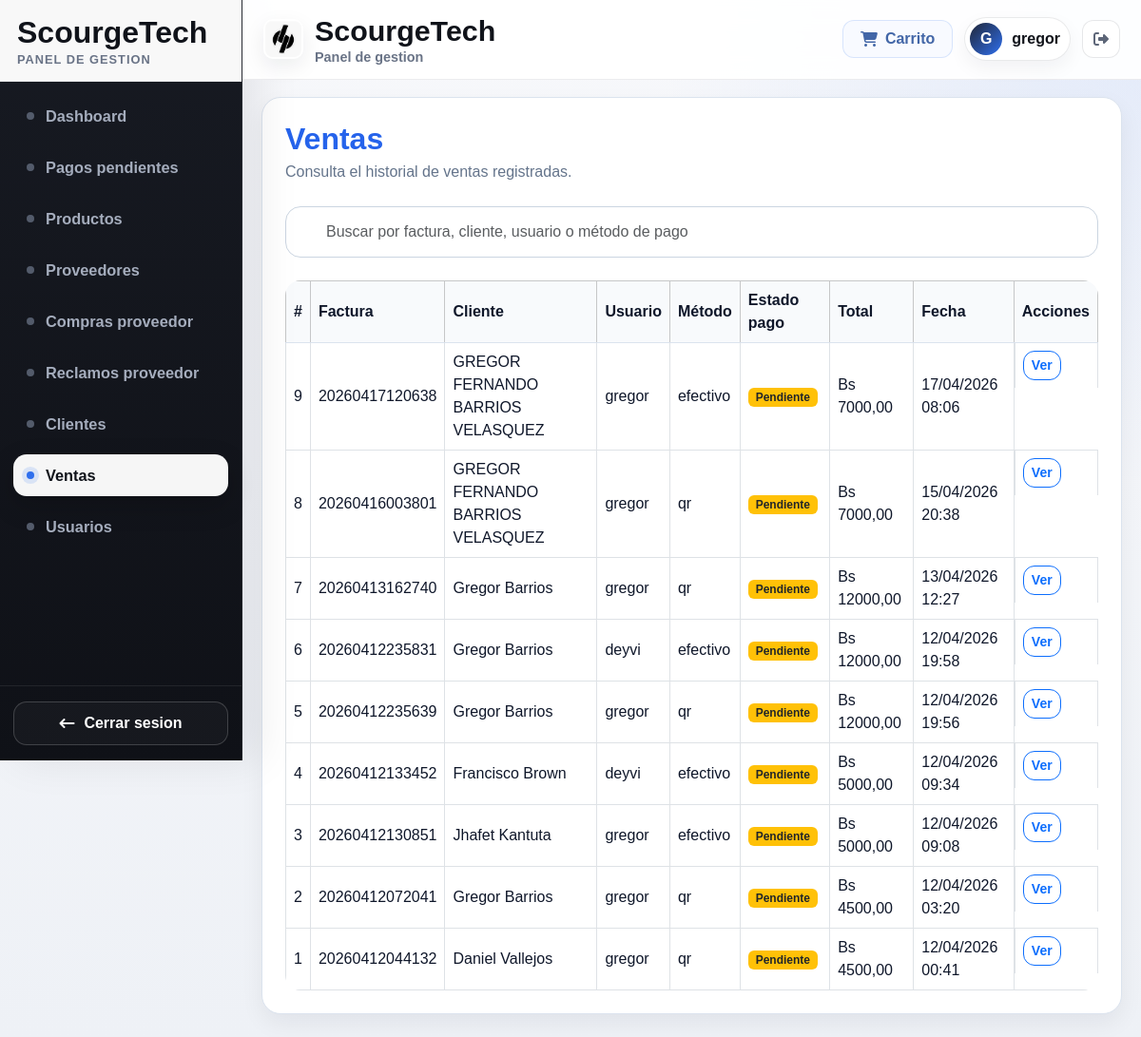
The app's page /tienda/ventas/ (signed in), older data.
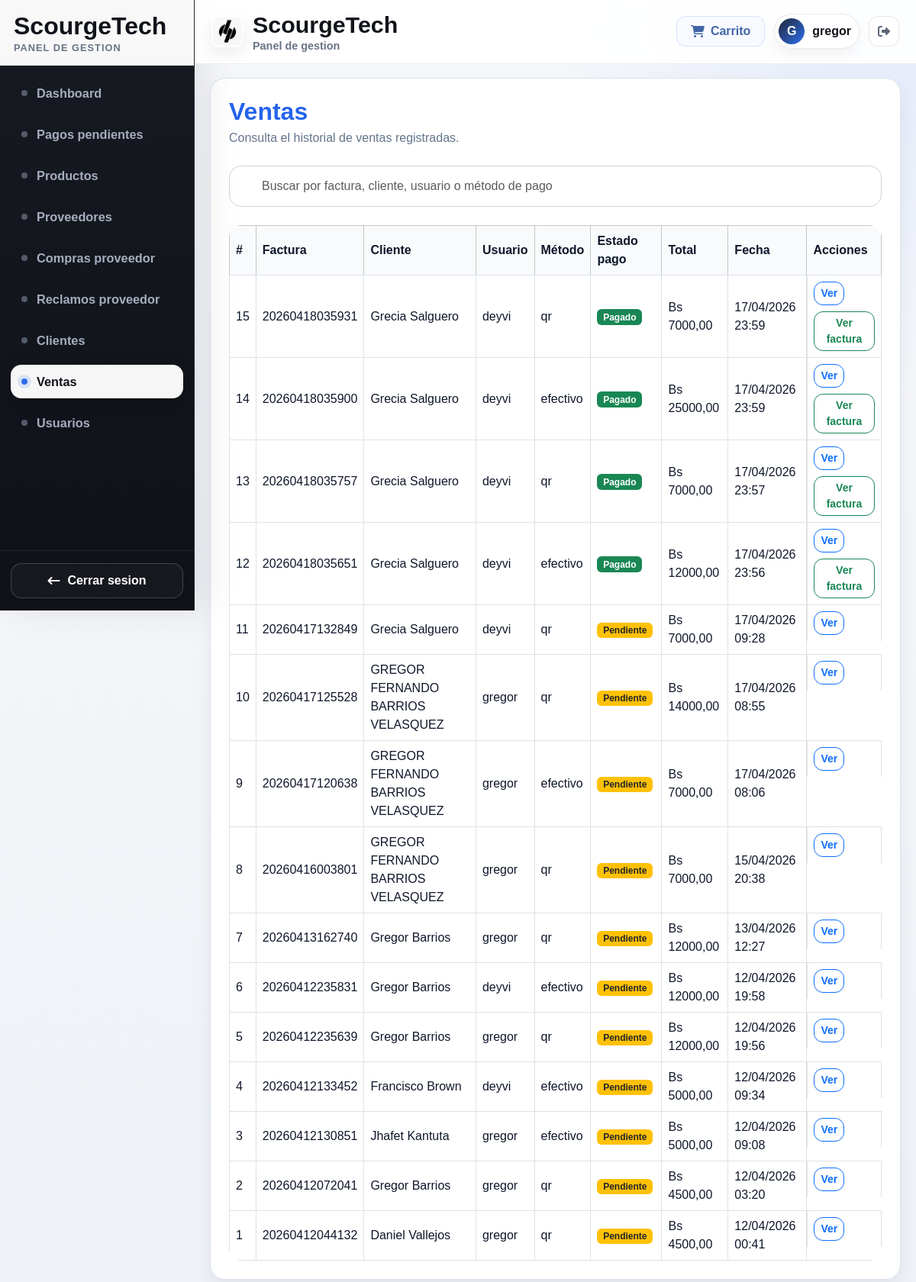
The same page, newer data.
### tienda/models.py (models this page shows, shortened)
class Venta(models.Model):
    cliente = models.ForeignKey(Cliente, on_delete=models.PROTECT, related_name='ventas')
    usuario = models.ForeignKey(User, on_delete=models.PROTECT, related_name='ventas_realizadas')
    numero_factura = models.CharField(max_length=30, unique=True)
    metodo_pago = models.CharField(max_length=20, choices=METODO_PAGO_CHOICES)
    subtotal = models.DecimalField(max_digits=10, decimal_places=2, default=0)
    descuento = models.DecimalField(max_digits=10, decimal_places=2, default=0)
    total = models.DecimalField(max_digits=10, decimal_places=2, default=0)
    estado_pago = models.CharField(
        max_length=20,
        choices=ESTADO_PAGO_CHOICES,
        default='pendiente'
    )
    notificacion_cliente_vista = models.BooleanField(default=False)
    fecha = models.DateTimeField(auto_now_add=True)

class Cliente(models.Model):
    user = models.OneToOneField(User, on_delete=models.SET_NULL, null=True, blank=True)
    nombres = models.CharField(max_length=100)
    apellidos = models.CharField(max_length=100)
    ci_nit = models.CharField(max_length=30)
    telefono = models.CharField(max_length=30)
    email = models.EmailField(blank=True)
    direccion = models.TextField(blank=True)
    estado = models.CharField(max_length=20, default='activo')

### tienda/views.py (the view, shortened to what this page needs)
# urls.py: path('ventas/', views.ventas_list, name='ventas_list'),
@login_required
@user_passes_test(es_staff_o_superuser)
def ventas_list(request):
    q = request.GET.get('q', '').strip()
    ventas = (
        Venta.objects
        .select_related('cliente', 'usuario')
        .all()
        .order_by('-id')
    )
    if request.headers.get('x-requested-with') == 'XMLHttpRequest':
        return render(request, 'tienda/partials/ventas_table.html', {
            'ventas': ventas
        })
    return render(request, 'tienda/ventas_list.html', {
        'ventas': ventas,
        'q': q,
    })

### tienda/context_processors.py (called while the page is built, shortened)
def notificacion_pago_cliente(request):
    if not request.user.is_authenticated:
        return {'notificacion_pago_cliente': None}
    venta = (
        Venta.objects
        .select_related('cliente')
        .filter(
            cliente__user=request.user,
            estado_pago__in=['pagado', 'rechazado'],
            notificacion_cliente_vista=False
        )
        .order_by('-fecha')
        .first()
    )
    return {'notificacion_pago_cliente': venta}

def storefront_categories(request):
    current_name = getattr(getattr(request, 'resolver_match', None), 'url_name', '')
    storefront_names = {
        'catalogo_cliente',
        'detalle_producto_cliente',
        'carrito',
        'checkout',
        'factura_view',
    }
    if current_name not in storefront_names:
        return {'storefront_categories': []}

### tienda/views.py (called while the page is built)
def es_staff_o_superuser(user):
    return user.is_authenticated and (
        user.is_staff or user.is_superuser or (hasattr(user, 'perfil') and getattr(user.perfil, 'rol', None) == 'superuser')
    )

### templates/tienda/ventas_list.html (shortened to what this page needs)
{% extends 'base.html' %}
{% block content %}
<div class="page-card">
    <div class="mb-4">
        <h2 class="section-title mb-1">Ventas</h2>
        <p class="section-subtitle mb-0">Consulta el historial de ventas registradas.</p>
    </div>
    <form method="get" class="mb-4">
        <input
            type="text"
            name="q"
            id="ventas-search"
            value="{{ q }}"
            placeholder="Buscar por factura, cliente, usuario o método de pago"
            class="form-control"
            autocomplete="off"
        >
    </form>
    <div id="ventas-table-wrapper">
        {% include 'tienda/partials/ventas_table.html' %}
    </div>
</div>
{% endblock %}

### templates/tienda/partials/ventas_table.html
<div class="table-responsive">
    <table class="table table-bordered table-hover align-middle bg-white">
        <thead class="table-light">
            <tr>
                <th>#</th>
                <th>Factura</th>
                <th>Cliente</th>
                <th>Usuario</th>
                <th>Método</th>
                <th>Estado pago</th>
                <th>Total</th>
                <th>Fecha</th>
                <th>Acciones</th>
            </tr>
        </thead>
        <tbody>
            {% for venta in ventas %}
            <tr>
                <td>{{ venta.id }}</td>
                <td>{{ venta.numero_factura }}</td>
                <td>{{ venta.cliente.nombres }} {{ venta.cliente.apellidos }}</td>
                <td>{{ venta.usuario.username }}</td>
                <td>{{ venta.metodo_pago }}</td>
                <td>
                    {% if venta.estado_pago == 'pagado' %}
                        <span class="badge bg-success">Pagado</span>
                    {% elif venta.estado_pago == 'pendiente' %}
                        <span class="badge bg-warning text-dark">Pendiente</span>
                    {% else %}
                        <span class="badge bg-danger">Rechazado</span>
                    {% endif %}
                </td>
                <td>Bs {{ venta.total }}</td>
                <td>{{ venta.fecha|date:"d/m/Y H:i" }}</td>
                <td class="d-flex gap-2 flex-wrap">
                    <a href="{% url 'venta_detail' venta.pk %}" class="btn btn-outline-primary btn-sm">
                        Ver
                    </a>
                    {% if venta.estado_pago == 'pagado' %}
                    <a href="{% url 'factura_view' venta.pk %}" class="btn btn-outline-success btn-sm">
                        Ver factura
                    </a>
                    {% endif %}
                </td>
            </tr>
            {% empty %}
            <tr>
                <td colspan="9" class="text-center">No hay ventas registradas.</td>
            </tr>
            {% endfor %}
        </tbody>
    </table>
</div>

Row changes from the older to the newer data that the page shows:
added Venta: id "15", numero_factura "20260418035931", cliente.nombres "Grecia", cliente.apellidos "Salguero", usuario.username "deyvi", metodo_pago "qr", estado_pago "Pagado", total "7000,00", fecha "17/04/2026 23:59"
added Venta: id "14", numero_factura "20260418035900", cliente.nombres "Grecia", cliente.apellidos "Salguero", usuario.username "deyvi", metodo_pago "efectivo", estado_pago "Pagado", total "25000,00", fecha "17/04/2026 23:59"
added Venta: id "13", numero_factura "20260418035757", cliente.nombres "Grecia", cliente.apellidos "Salguero", usuario.username "deyvi", metodo_pago "qr", estado_pago "Pagado", total "7000,00", fecha "17/04/2026 23:57"
added Venta: id "12", numero_factura "20260418035651", cliente.nombres "Grecia", cliente.apellidos "Salguero", usuario.username "deyvi", metodo_pago "efectivo", estado_pago "Pagado", total "12000,00", fecha "17/04/2026 23:56"
added Venta: id "11", numero_factura "20260417132849", cliente.nombres "Grecia", cliente.apellidos "Salguero", usuario.username "deyvi", metodo_pago "qr", estado_pago "Pendiente", total "7000,00", fecha "17/04/2026 09:28"
added Venta: id "10", numero_factura "20260417125528", cliente.nombres "GREGOR FERNANDO", cliente.apellidos "BARRIOS VELASQUEZ", usuario.username "gregor", metodo_pago "qr", estado_pago "Pendiente", total "14000,00", fecha "17/04/2026 08:55"
